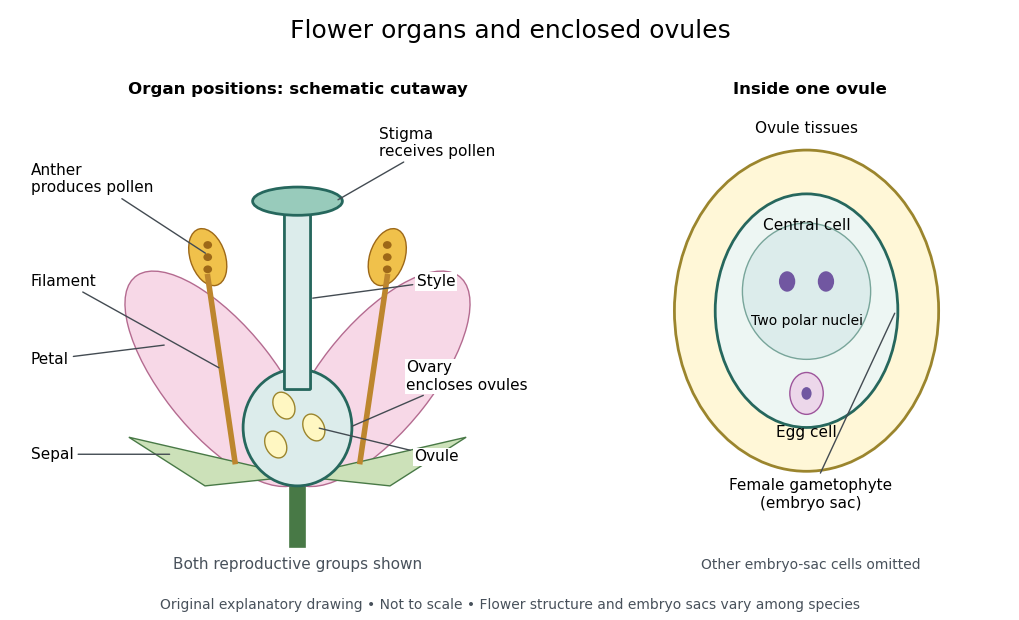

The script that drew this image:
"""Original schematic of flower organs; tested with Python 3.14 / matplotlib 3.10.7.
Run from _media; writes an opaque PNG named after this generator to the CWD.
"""
from pathlib import Path
import matplotlib.pyplot as plt
from matplotlib.patches import Ellipse, Circle, Polygon, FancyBboxPatch

plt.rcParams.update({'font.family': 'DejaVu Sans', 'font.size': 11})
fig, axes = plt.subplots(1, 2, figsize=(10.2, 6.2), dpi=100,
                         gridspec_kw={'width_ratios': [1.4, 1]})
fig.patch.set_facecolor('white')
fig.suptitle('Flower organs and enclosed ovules', fontsize=18, y=.97)
ax, detail = axes
for a in axes:
    a.set(xlim=(0, 10), ylim=(0, 10))
    a.axis('off')
    a.set_facecolor('white')

# A schematic longitudinal section, deliberately not copied from a source image.
ax.plot([5, 5], [.7, 2.2], color='#487946', lw=12, zorder=0)
for side in [-1, 1]:
    ax.add_patch(Ellipse((5+side*1.45, 4.0), 2.1, 5.2,
                         angle=side*-35, facecolor='#f7d8e7', edgecolor='#b46b90'))
    ax.add_patch(Polygon([(5, 2), (5+side*3.1, 2.8), (5+side*1.7, 1.8)],
                         facecolor='#cce1b9', edgecolor='#487946'))
    ax.plot([5+side*1.15, 5+side*1.65], [2.3, 6.1], color='#bd862e', lw=4)
    ax.add_patch(Ellipse((5+side*1.65, 6.5), .65, 1.2,
                         angle=side*-15, facecolor='#f0c14b', edgecolor='#9d6818'))
    for dy in [-.25, 0, .25]:
        ax.add_patch(Circle((5+side*1.65, 6.5+dy), .08,
                            facecolor='#9d6818', edgecolor='none'))
ax.add_patch(Ellipse((5, 3.0), 2, 2.4, facecolor='#dceceb', edgecolor='#26675d', lw=2))
ax.add_patch(FancyBboxPatch((4.78, 3.8), .44, 3.7,
                           boxstyle='round,pad=0.02', facecolor='#dceceb',
                           edgecolor='#26675d', lw=2))
ax.add_patch(Ellipse((5, 7.65), 1.65, .58, facecolor='#98cbbb', edgecolor='#26675d', lw=2))
for x, y in [(4.6, 2.65), (5.3, 3.0), (4.75, 3.45)]:
    ax.add_patch(Ellipse((x, y), .38, .57, angle=20,
                         facecolor='#fff7c2', edgecolor='#9b852d'))

def label(text, xy, pos, align='left'):
    ax.annotate(text, xy=xy, xytext=pos, ha=align, va='center', fontsize=11,
                arrowprops={'arrowstyle': '-', 'lw': 1, 'color': '#434b52'},
                bbox={'facecolor': 'white', 'edgecolor': 'none', 'pad': 1.2})
label('Anther\nproduces pollen', (3.35, 6.55), (.1, 8.1))
label('Filament', (3.6, 4.2), (.1, 6.0))
label('Petal', (2.6, 4.7), (.1, 4.4))
label('Sepal', (2.7, 2.45), (.1, 2.45))
label('Stigma\nreceives pollen', (5.7, 7.65), (6.5, 8.85))
label('Style', (5.23, 5.65), (7.2, 6.0))
label('Ovary\nencloses ovules', (5.95, 3.0), (7.0, 4.05))
label('Ovule', (5.35, 3.0), (7.15, 2.4))
ax.text(5, .1, 'Both reproductive groups shown', ha='center', fontsize=11, color='#48515b')
ax.text(5, 9.85, 'Organ positions: schematic cutaway', ha='center', fontsize=12, weight='bold')

# Magnification is conceptual; the dashed line has no quantitative scale.
detail.text(5, 9.85, 'Inside one ovule', ha='center', fontsize=12, weight='bold')
detail.add_patch(Ellipse((4.9, 5.4), 6.8, 6.6, facecolor='#fff7d7', edgecolor='#9b852d', lw=2))
detail.add_patch(Ellipse((4.9, 5.4), 4.7, 4.8, facecolor='#edf6f3', edgecolor='#26675d', lw=2))
detail.add_patch(Ellipse((4.9, 5.8), 3.3, 2.8, facecolor='#dceceb', edgecolor='#78a59a'))
for x in [4.4, 5.4]:
    detail.add_patch(Circle((x, 6), .21, facecolor='#7157a1'))
detail.add_patch(Circle((4.9, 3.7), .43, facecolor='#ecd7ea', edgecolor='#9d559b'))
detail.add_patch(Circle((4.9, 3.7), .13, facecolor='#7157a1'))
detail.text(4.9, 7.05, 'Central cell', ha='center', fontsize=11)
detail.text(4.9, 5.1, 'Two polar nuclei', ha='center', fontsize=10)
detail.text(4.9, 2.8, 'Egg cell', ha='center', fontsize=11)
detail.text(4.9, 9.05, 'Ovule tissues', ha='center', fontsize=11)
detail.annotate('Female gametophyte\n(embryo sac)', xy=(7.2, 5.4), xytext=(5, 1.35),
                ha='center', fontsize=11, arrowprops={'arrowstyle':'-', 'color':'#434b52'})
detail.text(5, .1, 'Other embryo-sac cells omitted', ha='center', fontsize=10, color='#48515b')
fig.text(.5, .018, 'Original explanatory drawing • Not to scale • Flower structure and embryo sacs vary among species',
         ha='center', fontsize=10, color='#48515b')
fig.subplots_adjust(left=.025, right=.985, bottom=.075, top=.86, wspace=.1)
fig.savefig(Path.cwd() / (Path(__file__).stem + '.png'), facecolor='white', transparent=False)
plt.close(fig)
